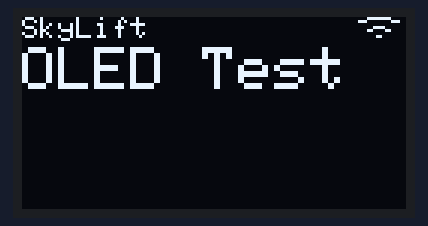
Simulated run of this sketch. Board: Arduino Uno, built with avr-gcc and run on an emulated ATmega328P. Parts: 128×64 one-colour display.

Above: at 0.1 s.

The sketch:

test_oled_screen.ino
```cpp
/*
  S K Y L I F T: Test OLED

  This example shows how to display text on the OLED screen
  (No WiFi functionality in this script)

  OLED Wiring:
    D2 -> SDA
    D3 -> SCL
*/

// OLED includes
#include <SPI.h>
#include <Wire.h>
#include <Adafruit_GFX.h>
#include <Adafruit_SSD1306.h>

// OLED Display
#define OLED_RESET 1  // nicht genutzt bei diesem Display
Adafruit_SSD1306 display(OLED_RESET);

unsigned int wifi_icon_wh = 16;
// WiFi icon graphics for animation (sm, md, lg)
static const unsigned char PROGMEM wifi_icon_lg[] =
{
  0x1f, 0xe0, 0xe0, 0x1c, 0x0, 0x0, 0x7, 0x80, 0x18, 0x60, 0x0, 0x0, 0x3, 0x0, 0x0, 0x0,
  0x0, 0x0, 0x0, 0x0, 0x0, 0x0, 0x0, 0x0, 0x0, 0x0, 0x0, 0x0, 0x0, 0x0, 0x0, 0x0
};
static const unsigned char PROGMEM wifi_icon_md[] =
{
  0x0, 0x0, 0x0, 0x0, 0x0, 0x0, 0x7, 0x80, 0x18, 0x60, 0x0, 0x0, 0x3, 0x0, 0x0, 0x0,
  0x0, 0x0, 0x0, 0x0, 0x0, 0x0, 0x0, 0x0, 0x0, 0x0, 0x0, 0x0, 0x0, 0x0, 0x0, 0x0
};
static const unsigned char PROGMEM wifi_icon_sm[] =
{
  0x0, 0x0, 0x0, 0x0, 0x0, 0x0, 0x0, 0x0, 0x0, 0x0, 0x0, 0x0, 0x3, 0x0, 0x0, 0x0,
  0x0, 0x0, 0x0, 0x0, 0x0, 0x0, 0x0, 0x0, 0x0, 0x0, 0x0, 0x0, 0x0, 0x0, 0x0, 0x0
};


void setup() {

  // Initialize OLED I2C display
  display.begin(SSD1306_SWITCHCAPVCC, 0x3C);
  display.clearDisplay();

  // Display intro message
  display.setTextColor(WHITE);
  // display.setTextWrap(false);

  // Display small text
  display.setCursor(0, 0);
  display.setTextSize(1);
  display.println("SkyLift");

  // Display large text
  display.setCursor(0, 10);
  display.setTextSize(2);
  display.println("OLED Test");

  // Draw Wi-Fi icon
  display.drawBitmap(112, 0,  wifi_icon_sm, wifi_icon_wh, wifi_icon_wh, 1);
  display.drawBitmap(112, 0,  wifi_icon_md, wifi_icon_wh, wifi_icon_wh, 1);
  display.drawBitmap(112, 0,  wifi_icon_lg, wifi_icon_wh, wifi_icon_wh, 1);

  // display to screen
  display.display();
}

void loop() {
}
```
